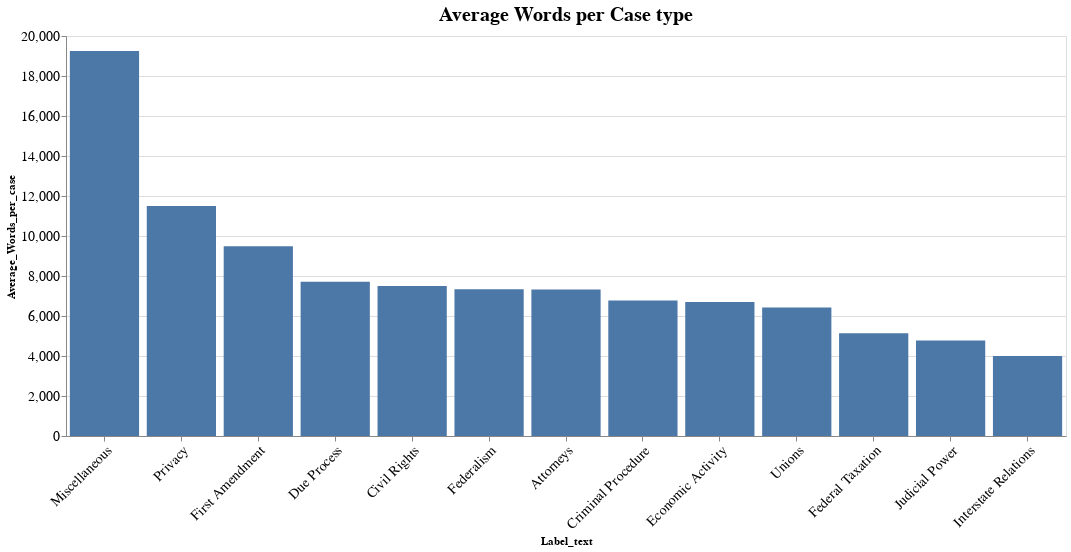

Here is the notebook cell this chart was saved with:
### Code cell
import altair as alt


chart = alt.Chart(average_words_per_label).mark_bar().encode(
    x=alt.X('Label_text',
            sort='-y',
            axis=alt.Axis(labelAngle=-45, labelFontSize=14)),
    y=alt.Y('Average_Words_per_case',
            axis=alt.Axis(labelFontSize=14)),
    tooltip=['Label_text', 'Average_Words_per_case']
).properties(
    width=1000,
    height=400,
    title=alt.TitleParams(
        "Average Words per Case type",
        fontSize=20
    )
).interactive()


chart

### Figure 1 — Vega-Lite specification as saved in the notebook (floating-point values rounded to 4 significant figures)
{"config": {"view": {"continuousWidth": 300, "continuousHeight": 300}}, "data": {"name": "data-32620c929fa1dc86939306d0c722a145"}, "mark": {"type": "bar"}, "encoding": {"tooltip": [{"field": "Label_text", "type": "nominal"}, {"field": "Average_Words_per_case", "type": "quantitative"}], "x": {"axis": {"labelAngle": -45, "labelFontSize": 14}, "field": "Label_text", "sort": "-y", "type": "nominal"}, "y": {"axis": {"labelFontSize": 14}, "field": "Average_Words_per_case", "type": "quantitative"}}, "height": 400, "params": [{"name": "param_3", "select": {"type": "interval", "encodings": ["x", "y"]}, "bind": "scales"}], "title": {"text": "Average Words per Case type", "fontSize": 20}, "width": 1000, "$schema": "https://vega.github.io/schema/vega-lite/v5.20.1.json", "datasets": {"data-32620c929fa1dc86939306d0c722a145": [{"Label_text": "Attorneys", "Average_Words_per_case": 7319}, {"Label_text": "Civil Rights", "Average_Words_per_case": 7501}, {"Label_text": "Criminal Procedure", "Average_Words_per_case": 6770}, {"Label_text": "Due Process", "Average_Words_per_case": 7717}, {"Label_text": "Economic Activity", "Average_Words_per_case": 6701}, {"Label_text": "Federal Taxation", "Average_Words_per_case": 5134}, {"Label_text": "Federalism", "Average_Words_per_case": 7340}, {"Label_text": "First Amendment", "Average_Words_per_case": 9486}, {"Label_text": "Interstate Relations", "Average_Words_per_case": 4004}, {"Label_text": "Judicial Power", "Average_Words_per_case": 4770}, {"Label_text": "Miscellaneous", "Average_Words_per_case": 19255}, {"Label_text": "Privacy", "Average_Words_per_case": 11501}, {"Label_text": "Unions", "Average_Words_per_case": 6421}]}}
